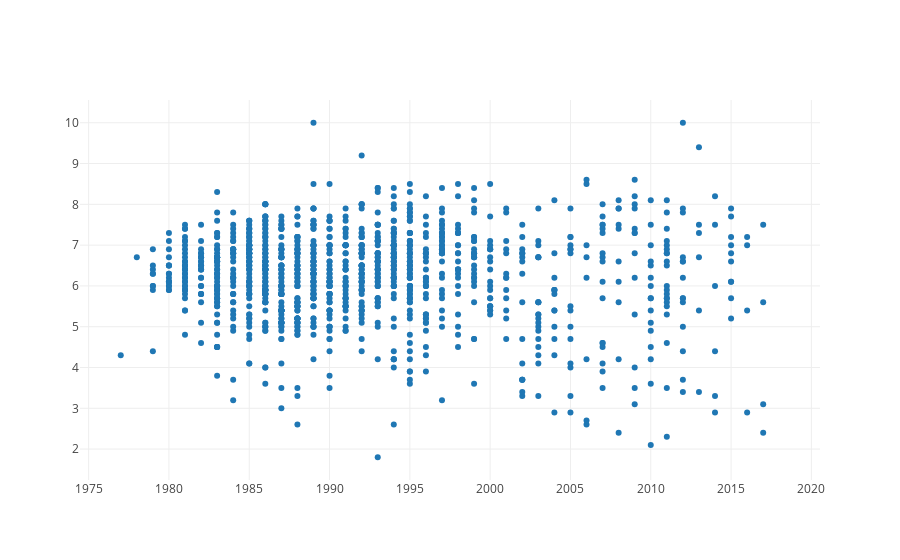

The code cell stored with this chart in its notebook:
### Code cell
facts.plotRatingToYear('Ron Jeremy')
facts.correlationBetweenYearAndRating('Ron Jeremy')
facts.correlationBetweenBudgetAndRating('Ron Jeremy')

### Figure 1 — Plotly figure (JSON) as saved in the notebook; plotly's stock layout.template omitted (floating-point values rounded to 4 significant figures; data arrays with more than 128 entries replaced by an {"elided": "..."} marker saying what was removed)
{"data": [{"mode": "markers", "text": {"elided": "1683 str values"}, "textposition": "top center", "type": "scatter", "x": {"elided": "1683 int values"}, "y": {"elided": "1683 float values"}}], "layout": {}}
